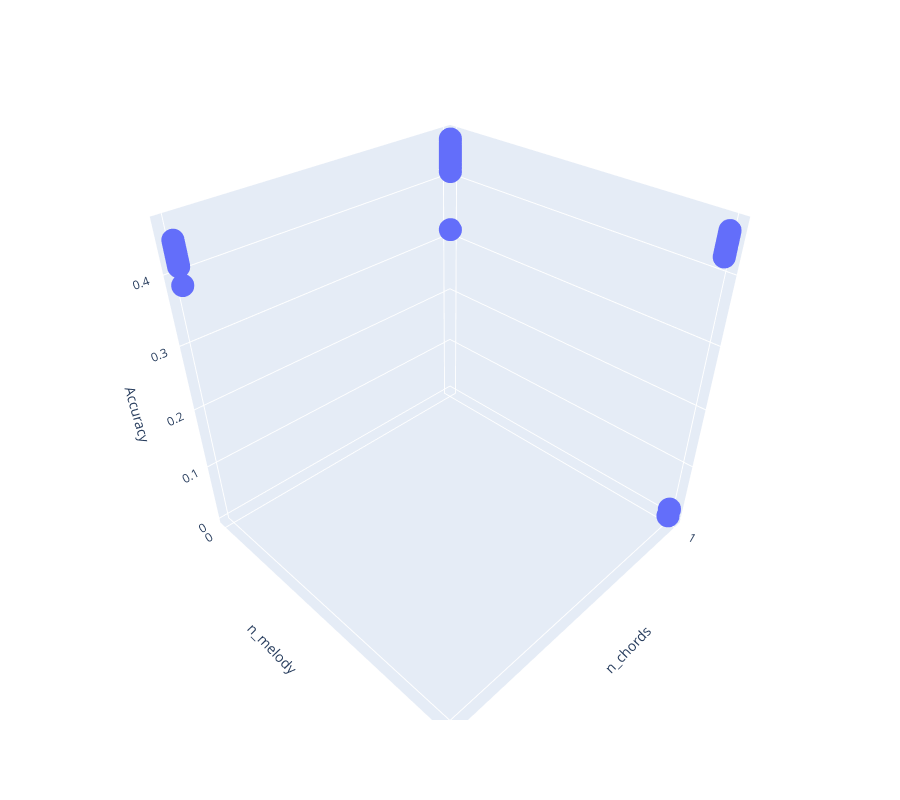

Notebook code for this chart:
### Code cell
fig = px.scatter_3d(accuracies_df, 
              x='n_chords', 
              y='n_melody', 
              z='Accuracy',
              height=800,)
fig.update_xaxes(type='category')
fig.update_yaxes(type='category')
fig.show()

### Figure 1 — Plotly figure (JSON) as saved in the notebook; plotly's stock layout.template omitted (floating-point values rounded to 4 significant figures)
{"data": [{"hovertemplate": "n_chords=%{x}<br>n_melody=%{y}<br>Accuracy=%{z}<extra></extra>", "legendgroup": "", "marker": {"color": "#636efa", "symbol": "circle"}, "mode": "markers", "name": "", "scene": "scene", "showlegend": false, "type": "scatter3d", "x": ["1", "2", "1", "1", "2", "1", "2", "2", "2", "1", "2", "1", "1", "1", "1", "2", "2", "1", "1", "2", "2", "1", "2", "2", "2", "1", "1", "1", "2", "2", "1", "1", "1", "1", "1", "2", "1", "2", "1", "2", "1", "1", "1", "1", "1", "1", "1", "1", "1", "1", "1", "1", "1", "1", "1", "2", "2", "1", "1", "1", "2", "1", "1", "2", "2", "1", "1", "1", "2", "2", "1", "1", "1", "1", "1"], "y": ["0", "0", "0", "1", "0", "0", "0", "0", "0", "0", "0", "1", "1", "0", "1", "0", "0", "0", "1", "0", "0", "1", "0", "0", "0", "1", "1", "1", "0", "0", "0", "1", "1", "0", "1", "0", "0", "0", "1", "0", "0", "0", "1", "0", "1", "0", "1", "0", "0", "1", "0", "0", "1", "0", "1", "0", "0", "1", "0", "0", "0", "1", "1", "0", "0", "1", "0", "1", "0", "0", "0", "0", "1", "0", "0"], "z": [0.4492, 0.4198, 0.4429, 0.4304, 0.4304, 0.4205, 0.4132, 0.4356, 0.4351, 0.4263, 0.4384, 0.4548, 0.4573, 0.3162, 0.4526, 0.4118, 0.4203, 0.4287, 0.4425, 0.4328, 0.4453, 0.0182, 0.4364, 0.4275, 0.4184, 0.4349, 0.0189, 0.4456, 0.4115, 0.4325, 0.4375, 0.4537, 0.4261, 0.4322, 0.4515, 0.4268, 0.4596, 0.4247, 0.444, 0.3864, 0.449, 0.4403, 0.4285, 0.4422, 0.4562, 0.4533, 0.0185, 0.4436, 0.4317, 0.4471, 0.4583, 0.4224, 0.4485, 0.4597, 0.4365, 0.4252, 0.4223, 0.424, 0.4104, 0.4162, 0.4403, 0.4532, 0.4379, 0.4421, 0.4149, 0.0188, 0.4356, 0.4335, 0.4288, 0.4174, 0.4479, 0.4451, 0.0052, 0.4323, 0.4371]}], "layout": {"height": 800, "legend": {"tracegroupgap": 0}, "margin": {"t": 60}, "scene": {"domain": {"x": [0, 1], "y": [0, 1]}, "xaxis": {"title": {"text": "n_chords"}}, "yaxis": {"title": {"text": "n_melody"}}, "zaxis": {"title": {"text": "Accuracy"}}}, "xaxis": {"type": "category"}, "yaxis": {"type": "category"}}}
